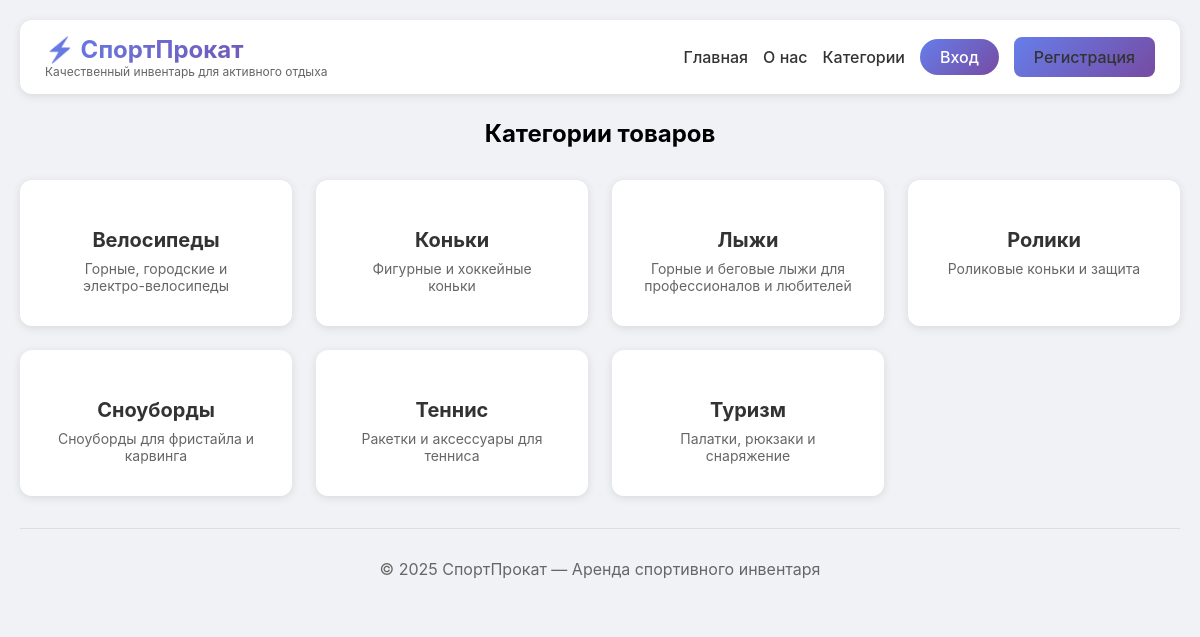
/categories.php, run on the app's committed database.
### tables this page shows
CREATE TABLE `categories` (
  `id` int(11) NOT NULL,
  `name` varchar(100) NOT NULL,
  `description` text DEFAULT NULL,
  `icon` varchar(50) DEFAULT NULL,
  `created_at` timestamp NOT NULL DEFAULT current_timestamp()
);

### config.php (called while the page is built, shortened)
<?php
class Database {
    private static $instance = null;
    private $pdo;
    private function __construct() {
        $host = 'localhost';
        $dbname = 'sport_rental';
        $username = 'root';
        $password = '';
        try {
            $this->pdo = new PDO("mysql:host=$host;dbname=$dbname;charset=utf8mb4", $username, $password);
            $this->pdo->setAttribute(PDO::ATTR_ERRMODE, PDO::ERRMODE_EXCEPTION);
            $this->pdo->setAttribute(PDO::ATTR_DEFAULT_FETCH_MODE, PDO::FETCH_ASSOC);
        } catch(PDOException $e) {
            die("Ошибка подключения к базе данных: " . $e->getMessage());
        }
    }
    public static function getInstance() {
        if (self::$instance === null) {
            self::$instance = new Database();
        }
        return self::$instance;
    }
    public function getConnection() {
        return $this->pdo;
    }
}
function isLoggedIn() {
    return isset($_SESSION['user_id']);
}
function getCategories() {
    $db = Database::getInstance()->getConnection();
    $stmt = $db->query("SELECT * FROM categories ORDER BY name");
    return $stmt->fetchAll();
}
?>

### categories.php (the view, shortened to what this page needs)
<?php
require_once 'config.php';
$categories = getCategories();
?>
<!DOCTYPE html>
<html lang="ru">
<head>
</head>
<body>
    <div class="container">
        <nav class="navbar">
            <div class="logo">
                <h1>⚡ СпортПрокат</h1>
                <p>Качественный инвентарь для активного отдыха</p>
            </div>
            <div class="nav-links">
                <a href="index.php">Главная</a>
                <a href="about.php">О нас</a>
                <a href="categories.php">Категории</a>
                <?php if (isLoggedIn()): ?>
                    <a href="profile.php">Личный кабинет</a>
                    <a href="orders.php">Мои заказы</a>
                    <a href="logout.php">Выйти</a>
                    <a href="cart.php" class="cart-icon">🛒 Корзина (<?php echo getCartCount(); ?>)</a>
                <?php else: ?>
                    <a href="login.php" class="login-btn">Вход</a>
                    <a href="register.php" class="btn-primary">Регистрация</a>
                <?php endif; ?>
            </div>
        </nav>
        <h2 style="text-align: center; margin-bottom: 32px;"> Категории товаров</h2>
        <div class="categories-grid">
            <?php foreach ($categories as $category): ?>
                <a href="index.php?cat=<?php echo $category['id']; ?>" class="category-card">
                    <div class="category-name"><?php echo htmlspecialchars($category['name']); ?></div>
                    <div class="category-desc"><?php echo htmlspecialchars($category['description'] ?? 'Описание категории'); ?></div>
                </a>
            <?php endforeach; ?>
        </div>
        <div class="footer">
            <p>© 2025 СпортПрокат — Аренда спортивного инвентаря</p>
        </div>
    </div>
</body>
</html>

### categories.php (style rules this page uses)
* { margin: 0; padding: 0; box-sizing: border-box; }
body { font-family: -apple-system, BlinkMacSystemFont, 'Segoe UI', Roboto, sans-serif; background: #f0f2f5; }
.container { max-width: 1200px; margin: 0 auto; padding: 20px; }
.navbar { background: white; border-radius: 12px; padding: 15px 25px; margin-bottom: 25px; display: flex; justify-content: space-between; align-items: center; box-shadow: 0 2px 10px rgba(0,0,0,0.1); flex-wrap: wrap; gap: 15px; }
.logo h1 { background: linear-gradient(135deg, #667eea 0%, #764ba2 100%); -webkit-background-clip: text; background-clip: text; color: transparent; font-size: 24px; }
.logo p { color: #666; font-size: 12px; }
.nav-links { display: flex; gap: 15px; align-items: center; flex-wrap: wrap; }
.nav-links a { text-decoration: none; color: #333; font-weight: 500; transition: color 0.3s; }
.cart-icon, .login-btn { background: linear-gradient(135deg, #667eea, #764ba2); padding: 8px 20px; border-radius: 25px; color: white !important; }
.btn-primary { background: linear-gradient(135deg, #667eea, #764ba2); color: white; border: none; padding: 10px 20px; border-radius: 8px; cursor: pointer; font-weight: 600; text-decoration: none; display: inline-block; }
.categories-grid { display: grid; grid-template-columns: repeat(auto-fill, minmax(250px, 1fr)); gap: 24px; margin-bottom: 32px; }
.category-card { background: white; border-radius: 12px; padding: 32px; text-align: center; transition: all 0.3s ease; text-decoration: none; box-shadow: 0 2px 10px rgba(0,0,0,0.1); }
.category-name { font-size: 20px; font-weight: 700; color: #333; margin-bottom: 8px; }
.category-desc { color: #666; font-size: 14px; }
.footer { text-align: center; padding: 30px; color: #666; border-top: 1px solid #ddd; margin-top: 30px; }

### data on the page
categories: name "Велосипеды", description "Горные, городские и электро-велосипеды"
categories: name "Коньки", description "Фигурные и хоккейные коньки"
categories: name "Лыжи", description "Горные и беговые лыжи для профессионалов и любителей"
categories: name "Ролики", description "Роликовые коньки и защита"
categories: name "Сноуборды", description "Сноуборды для фристайла и карвинга"
categories: name "Теннис", description "Ракетки и аксессуары для тенниса"
categories: name "Туризм", description "Палатки, рюкзаки и снаряжение"
